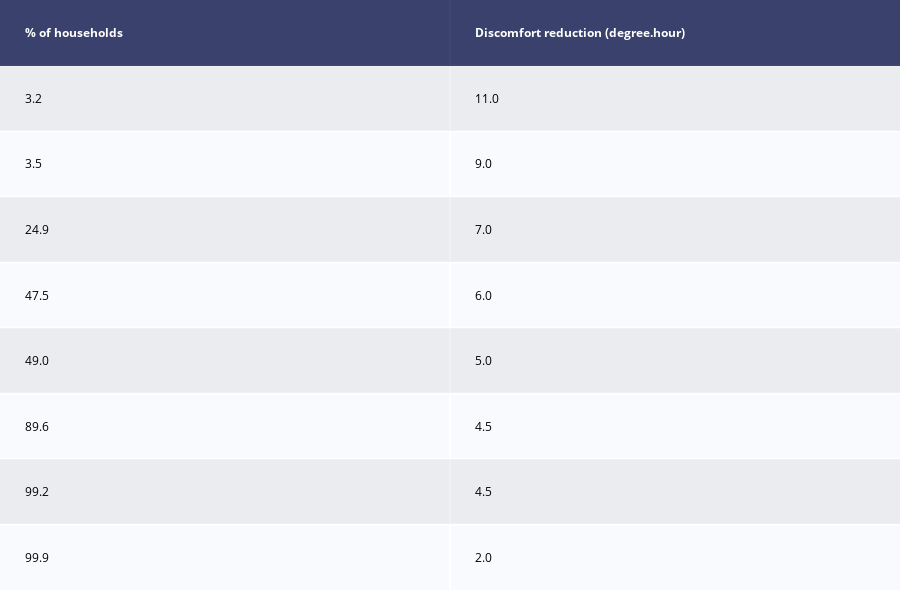

Notebook code cell kept with this figure:
### Code cell
df = pd.read_excel("Data/Overview of the savings.xlsx")
df.sort_values(by='Discomfort reduction',inplace=True,ascending=False)
df['% of households'] = df['Percentage o buildings'].cumsum()
df['% of households'] = df['% of households'].round(1)
df.rename(columns={'Discomfort reduction':'Discomfort reduction (degree.hour)'},inplace=True)
df = df[['% of households','Discomfort reduction (degree.hour)']]
df = df.iloc[:-1]
fig = ff.create_table(df, height_constant=60)
# fig.layout.update({'width':"60vh"})

fig.show()

### Figure 1 — Plotly figure (JSON) as saved in the notebook; plotly's stock layout.template omitted (floating-point values rounded to 4 significant figures)
{"data": [{"colorscale": [[0, "#00083e"], [0.5, "#ededee"], [1, "#ffffff"]], "hoverinfo": "none", "opacity": 0.75, "showscale": false, "z": [[0, 0], [0.5, 0.5], [1, 1], [0.5, 0.5], [1, 1], [0.5, 0.5], [1, 1], [0.5, 0.5], [1, 1]], "type": "heatmap"}], "layout": {"annotations": [{"align": "left", "font": {"color": "#ffffff"}, "showarrow": false, "text": "<b>% of households</b>", "x": -0.45, "xanchor": "left", "xref": "x", "y": 0, "yref": "y"}, {"align": "left", "font": {"color": "#ffffff"}, "showarrow": false, "text": "<b>Discomfort reduction (degree.hour)</b>", "x": 0.55, "xanchor": "left", "xref": "x", "y": 0, "yref": "y"}, {"align": "left", "font": {"color": "#000000"}, "showarrow": false, "text": "3.2", "x": -0.45, "xanchor": "left", "xref": "x", "y": 1, "yref": "y"}, {"align": "left", "font": {"color": "#000000"}, "showarrow": false, "text": "11.0", "x": 0.55, "xanchor": "left", "xref": "x", "y": 1, "yref": "y"}, {"align": "left", "font": {"color": "#000000"}, "showarrow": false, "text": "3.5", "x": -0.45, "xanchor": "left", "xref": "x", "y": 2, "yref": "y"}, {"align": "left", "font": {"color": "#000000"}, "showarrow": false, "text": "9.0", "x": 0.55, "xanchor": "left", "xref": "x", "y": 2, "yref": "y"}, {"align": "left", "font": {"color": "#000000"}, "showarrow": false, "text": "24.9", "x": -0.45, "xanchor": "left", "xref": "x", "y": 3, "yref": "y"}, {"align": "left", "font": {"color": "#000000"}, "showarrow": false, "text": "7.0", "x": 0.55, "xanchor": "left", "xref": "x", "y": 3, "yref": "y"}, {"align": "left", "font": {"color": "#000000"}, "showarrow": false, "text": "47.5", "x": -0.45, "xanchor": "left", "xref": "x", "y": 4, "yref": "y"}, {"align": "left", "font": {"color": "#000000"}, "showarrow": false, "text": "6.0", "x": 0.55, "xanchor": "left", "xref": "x", "y": 4, "yref": "y"}, {"align": "left", "font": {"color": "#000000"}, "showarrow": false, "text": "49.0", "x": -0.45, "xanchor": "left", "xref": "x", "y": 5, "yref": "y"}, {"align": "left", "font": {"color": "#000000"}, "showarrow": false, "text": "5.0", "x": 0.55, "xanchor": "left", "xref": "x", "y": 5, "yref": "y"}, {"align": "left", "font": {"color": "#000000"}, "showarrow": false, "text": "89.6", "x": -0.45, "xanchor": "left", "xref": "x", "y": 6, "yref": "y"}, {"align": "left", "font": {"color": "#000000"}, "showarrow": false, "text": "4.5", "x": 0.55, "xanchor": "left", "xref": "x", "y": 6, "yref": "y"}, {"align": "left", "font": {"color": "#000000"}, "showarrow": false, "text": "99.2", "x": -0.45, "xanchor": "left", "xref": "x", "y": 7, "yref": "y"}, {"align": "left", "font": {"color": "#000000"}, "showarrow": false, "text": "4.5", "x": 0.55, "xanchor": "left", "xref": "x", "y": 7, "yref": "y"}, {"align": "left", "font": {"color": "#000000"}, "showarrow": false, "text": "99.9", "x": -0.45, "xanchor": "left", "xref": "x", "y": 8, "yref": "y"}, {"align": "left", "font": {"color": "#000000"}, "showarrow": false, "text": "2.0", "x": 0.55, "xanchor": "left", "xref": "x", "y": 8, "yref": "y"}], "height": 590, "margin": {"b": 0, "l": 0, "r": 0, "t": 0}, "xaxis": {"dtick": 1, "gridwidth": 2, "showticklabels": false, "tick0": -0.5, "ticks": "", "zeroline": false}, "yaxis": {"autorange": "reversed", "dtick": 1, "gridwidth": 2, "showticklabels": false, "tick0": 0.5, "ticks": "", "zeroline": false}}}
